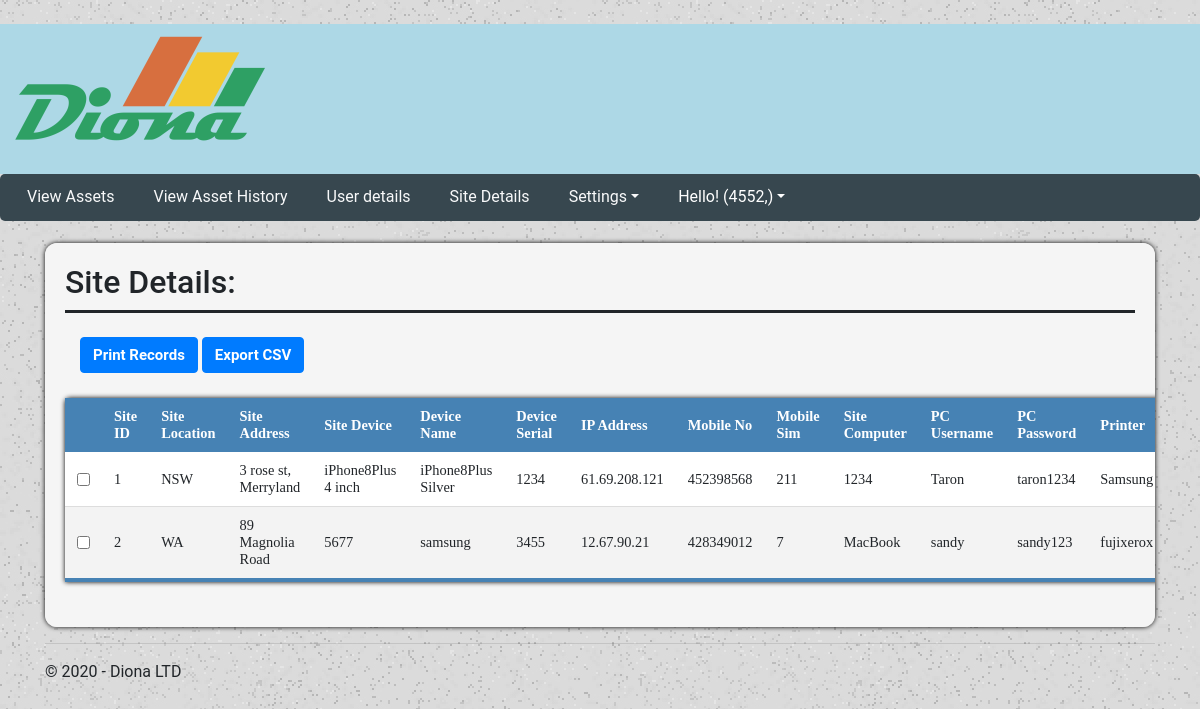
Before: /site_details (signed in) with the older database file.
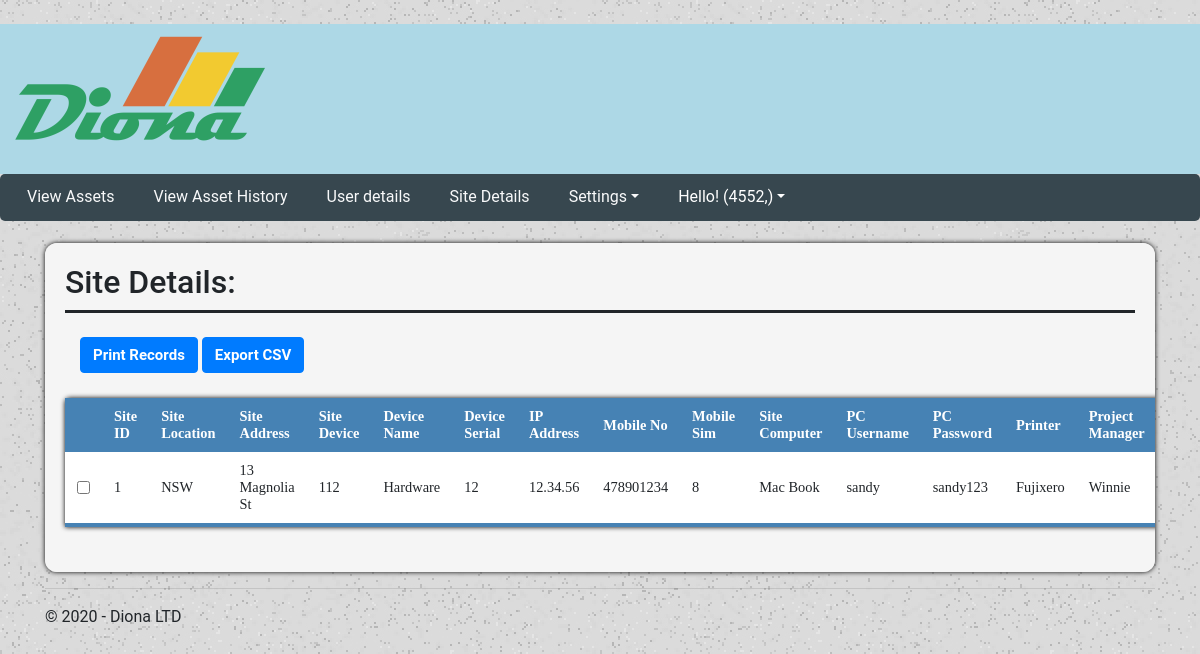
After: the same page with the newer database file.
### tables this page shows
CREATE TABLE Site (
                                            `site_id` integer NOT NULL,
                                            `site_location` TEXT NULL,
                                            `site_address` TEXT NULL,
                                            `site_device` TEXT NULL,
                                            `device_name` TEXT NULL,
                                            `serial` INTEGER NULL,
                                            `ip_address` TEXT NULL,
                                            `mobile_no` INTEGER NULL,
                                            `sim` INTEGER NULL,
                                            `computer` TEXT NULL,
                                            `PC_username` TEXT NULL,
                                            `PC_password` TEXT NULL,
                                            `printer` TEXT NULL,
                                            `projectManager` TEXT NULL,
                                            PRIMARY KEY (`site_id`));

### EX1/views.py (the view)
@app.route('/site_details')
def site_all_details():
    if 'loggedin' in session:
        conn = sqlite3.connect(r"diona.db")
        conn.row_factory = sqlite3.Row
        rows = conn.execute("SELECT site_id as 'Site ID', site_location as 'Site Location', site_address as 'Site Address', site_device as 'Site Device', device_name as 'Device Name', serial as 'Device Serial', ip_address as 'IP Address', mobile_no as 'Mobile No', sim as 'Mobile Sim', computer as 'Site Computer', PC_username as 'PC Username', PC_password as 'PC Password', printer as 'Printer', projectManager as 'Project Manager' FROM Site")
        col_names = rows.fetchone()
        headers = col_names.keys()
        cur2 = conn.cursor()
        results = cur2.execute("SELECT * FROM Site")
        """Renders the Site Details page."""
        return render_template('admin_site.html',
                                username=session['id'],
                                title='Site Details',
                                year=datetime.now().year,
                                message='Site Details',
                                header = headers,
                                rows = results.fetchall())
    return redirect(url_for('login'))

### EX1/templates/admin_site.html (shortened to what this page needs)
﻿{% extends "layout_admin.html" %}
{% block content %}
<div class="viewContainer">
    <div class="siteHeader">
        <h2>Site Details:</h2>
    </div>
    <div class="container" style="overflow-x:auto;">
        <br>
        <button class="btn btn-primary" onclick="printRecords()">Print Records</button>
        <button id="export" class="btn btn-primary" data-export="export">Export CSV</button>
    </div>
    <table class="view-table" id="tableView">
        <thead>
            <tr>
                <th scope="row"></th>
                {%  for x in header: %}
                <th> {{ x }} </th>
                {% endfor %}
            </tr>
        </thead>
        {%  for row in range(rows|length): %}
        <tbody>
            <tr>
                <td><input type="checkbox" name="row-check" value="{{ rows[row][0] }}"></td>
                {%  for x in rows[row]: %}
                <td>{{ x }}</td>
                {% endfor %}
            </tr>
        </tbody>
        {% endfor %}
    </table>
</div>
        {% endblock %}

### EX1/templates/layout_admin.html (shortened to what this page needs)
﻿<!DOCTYPE html>
<html>
<head>
    <link rel="stylesheet" href="https://stackpath.bootstrapcdn.com/bootstrap/4.4.1/css/bootstrap.min.css"
>
    <link rel="stylesheet" href="https://cdnjs.cloudflare.com/ajax/libs/font-awesome/4.7.0/css/font-awesome.min.css">
    <link rel="stylesheet" href="{{url_for('static',filename = 'styles.css')}}">
</head>
<body>
    <div class="navcontainerwrapper">
        <div class="topnavcontainer">
            <div class="topnavlogo">
                <a href="{{ url_for('home')}}">
                    <img id="output" name="logo" alt="Logo" src="{{url_for('static',filename = 'image/logo.png')}}" />
                </a>
            </div>
        </div>
        <div class="subnavcontainer">
            <div class="subnavheader">
                <ul class="nav">
                    <li class="nav-item">
                        <a class="nav-link text-light " href="{{ url_for('adminview') }}" tabindex="-1">View Assets</a>
                    </li>
                    <li class="nav-item">
                        <a class="nav-link text-light" href="{{ url_for('view_history') }}" tabindex="-1">View Asset History</a>
                    </li>
                    <li class="nav-item">
                        <a class="nav-link text-light" href="{{ url_for('view_users') }}" tabindex="-1">User details</a>
                    </li>
                    <li class="nav-item">
                        <a class="nav-link text-light" href="{{ url_for('site_all_details') }}" tabindex="-1">Site Details</a>
                    </li>
                    <li class="nav-item dropdown">
                        <a class="nav-link dropdown-toggle text-light" href="#" id="navbarDropdownMenu"
                           data-toggle="dropdown" aria-haspopup="true" aria-expanded="false">Settings</a>
                    </li>
                    <li class="nav-item dropdown">
                        <a class="nav-link dropdown-toggle" href="#" id="navbarDropdownMenu" data-toggle="dropdown"
                           aria-haspopup="true" aria-expanded="false"> Hello! {{username}}</a>
                    </li>
                </ul>
            </div>
        </div>
    </div>
    <div class="container body-content">
        {% block content %}{% endblock %}
        <hr />
        <footer>
            <p>&copy; {{ year }} - Diona LTD</p>
        </footer>
    </div>
</body>
</html>

### EX1/static/styles.css (style rules this page uses)
body { font-family: Roboto, Arial, sans-serif; background-image: url('/static/image/boxed-bg.jpg'); margin: 0; height: 100%; }
.navcontainerwrapper { box-sizing: border-box; font-family: Roboto, Arial, sans-serif; font-size: 14px; line-height: 1.5; }
.topnavcontainer { background-color: #ADD8E6; height: 150px; overflow: auto; margin-bottom: 0; border-top: 0px; }
.topnavlogo { margin-left: 15px; position: relative; float: left; font-size: 30px; font-family: Roboto, Arial, sans-serif; }
.nav ul, .nav li, .nav a { list-style: none; margin: 0; padding: 0; border: 0; line-height: 1; font-family: 'Roboto', sans-serif; }
.nav { border-radius: 5px; width: auto; zoom: 1; background: #37474F; padding: 5px 10px; border-radius: 5px; }
.nav li { text-align: center; margin: 0 5px 0 0; border: 1px solid transparent; }
.nav li a { border-radius: 5px; padding: 8px 15px 9px 15px; display: block; text-decoration: none; color: #ffffff; border: 1px solid transparent; font-size: 16px; }
.siteHeader { text-align: left; font-family: Roboto, Arial, sans-serif; font-size: 14px; border-bottom: 3px solid #212529; color: #212529; }
.viewContainer { background-color: #F5F5F5; justify-content: center; padding: 20px; margin-top: 2%; border-bottom: 2%; box-shadow: 0 0 5px rgba(0, 0, 0, 15); border-radius: 12px; overflow-x: auto; }
.btn { font-size: 15px; font-weight: bold; }
.view-table { border-collapse: collapse; margin: 25px 0px; font-size: 0.9em; min-width: 400px; border-radius: 5px 5px 0 0; box-shadow: 0 0 5px rgba(0, 0, 0, 15); font-family: Calibri; }
.view-table thead tr { background-color: #4682B4; color: white; font-weight: bold; }
.view-table thead th { text-align: left; }
.view-table th, .view-table td { padding: 10px 12px; }
.view-table tbody tr { border-bottom: 1px solid #dddddd; }
.view-table tbody:last-of-type { border-bottom: 4px solid #4682B4; }
.view-table tbody { background-color: #f3f3f3; }
.view-table tbody:nth-child(2n) { background-color: white; }

Changed rows visible on the page:
removed Site: site_location "WA", site_address "89 Magnolia Road", site_device "5677", device_name "samsung", serial "3455", ip_address "12.67.90.21", mobile_no "428349012", computer "MacBook", PC_username "sandy", PC_password "sandy123", printer "fujixerox"
changed Site "NSW": site_address "3 rose st, Merryland" → "13 Magnolia St"; site_device "iPhone8Plus 4 inch" → "112"; device_name "iPhone8Plus Silver" → "Hardware"; ip_address "1234" → "12.34.56"; mobile_no "61.69.208.121" → "478901234"; computer "452398568" → "Mac Book"; PC_username "1234" → "sandy"; PC_password "Taron" → "sandy123"; printer "taron1234" → "Fujixero"; projectManager "Samsung" → "Winnie"
Other visible differences:
new list line: "Project Manager"
list line gone: "211"
new list line: "12 8"
list line gone: "☐ 2 7"
